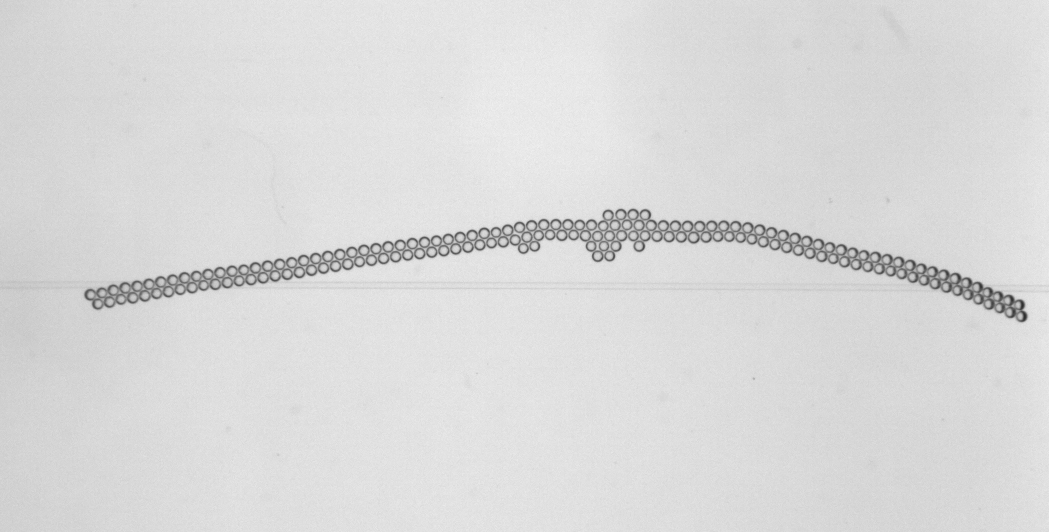
#> input picture sample.tif, 1049 x 532 px; its folder holds only this picture in this run
$ python image_edges.py
#> lines starting #> are read from the running program, lines starting #| are printed output that depends on the picture; after the words box and inside, x2 and y2 are one past the last pixel; in counts of white or black regions, pixels touching at a corner belong together
#> further down, image is the input picture: shape (532, 1049); min 47, max 240, mean 217.4
### depth_first_search.py
import numpy as np
import sys
import queue
import matplotlib.pyplot as plt


def dot(vec1, vec2):
    return(vec1[0]*vec2[0]+vec1[1]*vec2[1])


def angle_calc(p1, p2, midpoint):
    v1 = [p1[0]-midpoint[0],p1[1]-midpoint[1]]
    v2 = [p2[0]-midpoint[0], p2[1]-midpoint[1]]

    angle = np.arccos(dot(v1,v2)/ (np.sqrt(dot(v1,v1))*np.sqrt(dot(v2,v2))))
    return(angle)


def neighbours (mask, visited, p, midpoint): #This function takes the point in question, p and sees if there are any neighbours one square away, then it goes through to see which one is most clockwise if there are more than one new neighbour
    nlist = []
    for i in range(-1,2):
        for j in range(-1,2):
            if i==0 and j==0: continue

            px = [p[0]+i, p[1]+j]
            if px in mask and px not in visited: #checks if there are any neighbours that aren't already checked
                nlist.append(px)
    ##This deals with there being more than one neighbour. This won't be used if the shape is a perfectly smooth shape.
    if len(nlist)>1:
        minusangle = 2*np.pi
        plusangle = 0

        for k in range(len(nlist)):
            temp = angle_calc([midpoint[0],0], nlist[k] ,midpoint)
            if nlist[k][1] < midpoint[1]:
                if temp < minusangle:
                    minusangle = temp
                    cw = [nlist[k]]

            elif nlist[k][1] > midpoint[1]:

                if temp > plusangle:
                    plusangle = temp
                    cw = [nlist[k]]
            else:
                cw = nlist

        nlist = cw

    #This checks if there are no nearest neighbours and expands the search
    if len(nlist) == 0:
        for i in range(-2,3):
            for j in range(-2,3):
                if abs(i)<=1 and abs(j)<=1: continue
                px = [p[0]+i, p[1]+j]
                if px in mask and px not in visited:
                    nlist.append(px)

    return nlist


def get_dfs_list(mask, midpoint): #mask= a structured list of 0, 1 to indicate where there are edge points and where there are non-edge points, must be continuous. midpoint= the average of those values

    maskind = np.asarray(mask)

    startind = np.argmin(maskind[:,0])

    start = (maskind[startind,0], maskind[startind,1])
    visited = dfs_iterative(mask, start, midpoint)
    print('Done sorting!')
    return visited


def dfs_iterative(mask, start, midpoint): #this function is what orders the array. it takes the array of 1 and 0, the starting pixel, and the midpoint. This is an iterative process
    visited = []

    stack = neighbours(mask, visited, start, midpoint)

    res = []
    while len(stack) != 0:
        p = stack.pop()

        visited = visited + [p]
        n = neighbours(mask, visited+stack, p, midpoint)

        stack = stack + neighbours(mask, visited+stack, p, midpoint)

    return visited

### image_edges.py

from scipy import ndimage
from skimage import filters
import matplotlib.pyplot as plt
import os
import numpy as np
import pims
#uses 2 homemade packages, check KDV GitHub!
import depth_first_search
import ImportImages as II


def edgeordering(image, plot=False):

    #ref = (image-image.min())/image.max() #normalize
#> called with plot = True
    ref = image
    val = filters.threshold_otsu(ref) #using otsu thresholding to say where an edge should be
#> val = 175
    mask = ref < val
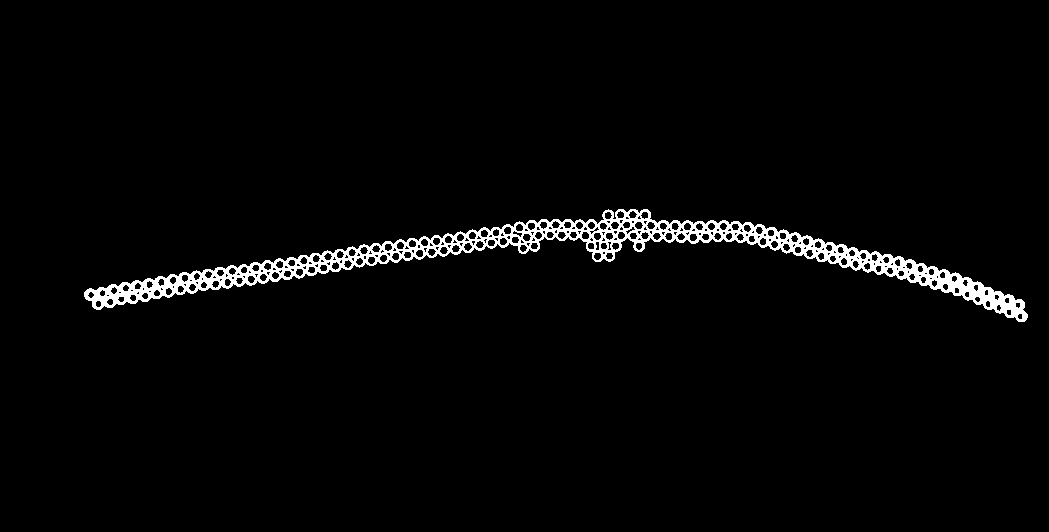
#> mask: shape (532, 1049) bool; 2.6% white; 1 white region, box (x1, y1, x2, y2) and area: (84, 209, 1028, 322) 14364


    full = ndimage.morphology.binary_dilation(ndimage.binary_fill_holes(mask), iterations=2).astype(int) #dialating the edges (in case the otsu method didn't work)
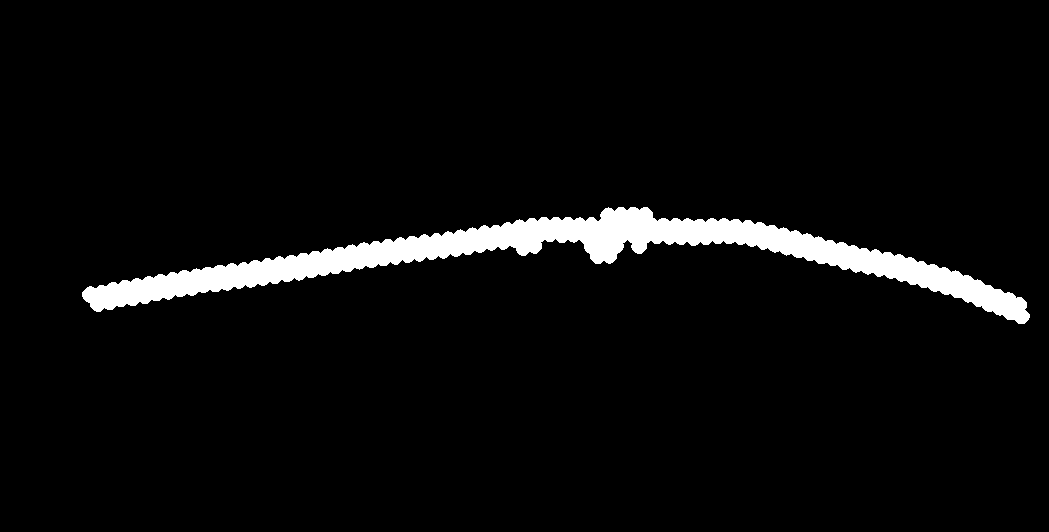
#> full: shape (532, 1049) int64; values 0 (black) and 1 (white), 4.5% white; 1 white region, box (x1, y1, x2, y2) and area: (82, 207, 1030, 324) 24889

    edges = full - ndimage.morphology.binary_dilation(full)
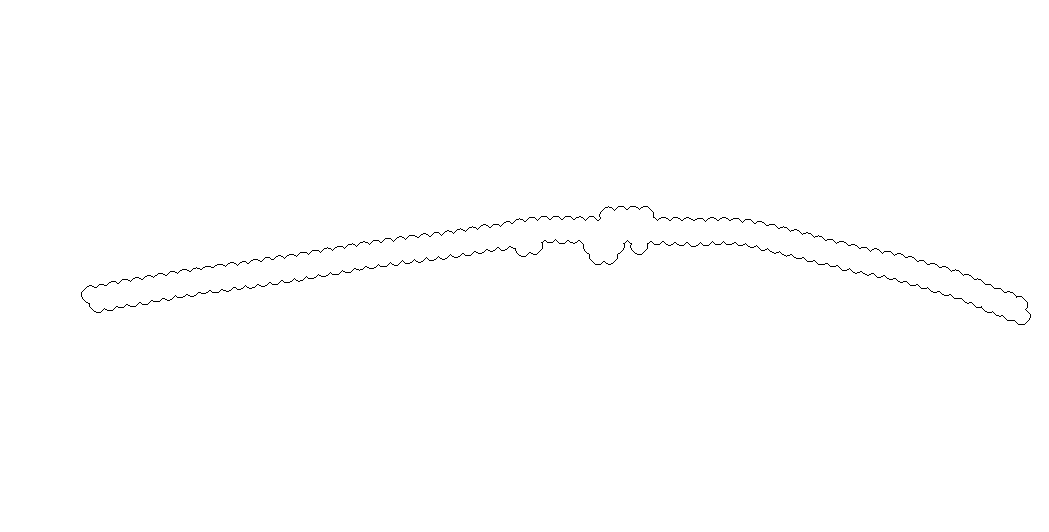
#> edges: shape (532, 1049) int64; values -1 (black) and 0 (white), 99.6% white; black in thin lines or dots, all inside (x1, y1, x2, y2) = (81, 206, 1031, 325)
    edgesloc = np.where(edges < 0)
#> edgesloc = 1972 positions, rows 206 to 324, columns 81 to 1030

    #uncomment to check
    #plt.scatter(edgesloc[1],edgesloc[0], cmap = 'gray')
    #ref_img = plt.imshow(ref, cmap = 'viridis', alpha = 0.5)
    #plt.show()

    edges = []
    for i in range(len(edgesloc[0])):
        edges.append([edgesloc[0][i], edgesloc[1][i]])
#> after the loop, edges = 1972 pairs, first value 206 to 324, second value 81 to 1030
    midpoint = [np.average(edgesloc[0][:]), np.average(edgesloc[1][:])]
#> midpoint = [258.4, 558.4]

    ordered_edges = depth_first_search.get_dfs_list(edges, midpoint)
#> in get_dfs_list, `maskind = np.asarray(mask)`: maskind has the same summary as edges in edgeordering
#> in get_dfs_list, `startind = np.argmin(maskind[:,0])`: startind = 0
#> in get_dfs_list, `start = (maskind[startind,0], maskind[startind,1])`: start = (206, 608)
#> after the loop in neighbours, `for i in range(-1,2):`: nlist = [[207, 607], [207, 609]]
#> the loop in neighbours, `for k in range(len(nlist)):` made 2 passes
#> (v1 in angle_calc, v2 in angle_calc, angle in angle_calc, temp, plusangle, cw) on passes 1 to 2: ([0, -558.4], [-51.42, 48.65], 2.33, 2.33, 2.33, [[207, 607]]), ([0, -558.4], [-51.42, 50.65], 2.35, 2.35, 2.35, [[207, 609]])
#> after the loop in neighbours, `for k in range(len(nlist)):`: minusangle = 6.28; plusangle = 2.35
#> in neighbours, `nlist = cw`: nlist = [[207, 609]]
#> the loop in dfs_iterative, `while len(stack) != 0:` made 1965 passes
#> (p, stack) on passes 6 to 8: ([210, 614], [[209, 615]]), ([209, 615], [[208, 616]]), ([208, 616], [[207, 617]])
#> after the loop in dfs_iterative, `while len(stack) != 0:`: stack = []; visited = 1965 pairs, first value 206 to 324, second value 81 to 1030
#> ordered_edges has the same summary as visited in dfs_iterative
    ordered_edges = np.asarray(ordered_edges)

    if plot==True:
        plt.imshow(edges, cmap = 'gray')
        ra = np.r_[np.linspace(0, 1,len(ordered_edges))]
#> ra = 1965 values from 0 to 1
        c = plt.get_cmap("viridis")
        colors1 = c(ra)
#> colors1 = 1965 rows, first 6: [0.267, 0.00487, 0.329, 1], [0.267, 0.00487, 0.329, 1], [0.267, 0.00487, 0.329, 1], [0.267, 0.00487, 0.329, 1], [0.267, 0.00487, 0.329, 1], [0.267, 0.00487, 0.329, 1]
        plt.scatter(ordered_edges[:,1], ordered_edges[:,0], c=ra, cmap = 'viridis')
        plt.show()
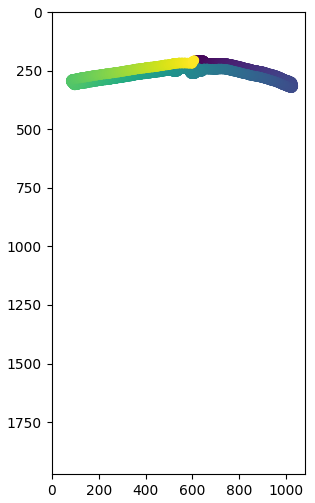
#> figure drawn by matplotlib, 1 panel

    stop = clean_data(ordered_edges) # use this if there are extra points that didn't get picked up
#> stop = 1965
    return ordered_edges

def clean_data(data):
    for k in range(len(data)-1):
        if abs(data[k,0]-data[k+1,0])>=4 or abs(data[k,1]-data[k+1,1])>=4:
            print(data[k], data[k+1])
            return(k+1)
    return(len(data))

import matplotlib
image = matplotlib.image.imread('sample.tif')
edgeordering(image, plot=True)
